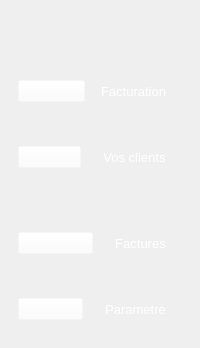
           <widget class="QWidget" name="navbar" native="true">
            <property name="maximumSize">
             <size>
              <width>200</width>
              <height>16777215</height>
             </size>
            </property>
            <layout class="QVBoxLayout" name="verticalLayout_6">
             <property name="spacing">
              <number>0</number>
             </property>
             <property name="leftMargin">
              <number>0</number>
             </property>
             <property name="topMargin">
              <number>0</number>
             </property>
             <property name="rightMargin">
              <number>0</number>
             </property>
             <property name="bottomMargin">
              <number>0</number>
             </property>
             <item>
              <widget class="QWidget" name="topContent" native="true">
               <property name="maximumSize">
                <size>
                 <width>16777215</width>
                 <height>300</height>
                </size>
               </property>
               <layout class="QVBoxLayout" name="verticalLayout_4">
                <item>
                 <widget class="QWidget" name="widget_5" native="true">
                  <property name="maximumSize">
                   <size>
                    <width>16777215</width>
                    <height>200</height>
                   </size>
                  </property>
                  <layout class="QVBoxLayout" name="verticalLayout_7">
                   <item>
                    <widget class="QLabel" name="label">
                     <property name="font">
                      <font>
                       <pointsize>14</pointsize>
                      </font>
                     </property>
                     <property name="styleSheet">
                      <string notr="true">color:white</string>
                     </property>
                     <property name="text">
                      <string/>
                     </property>
                     <property name="pixmap">
                      <pixmap>../icon.png</pixmap>
                     </property>
                     <property name="scaledContents">
                      <bool>true</bool>
                     </property>
                    </widget>
                   </item>
                  </layout>
                 </widget>
                </item>
                <item>
                 <widget class="QWidget" name="widget_6" native="true">
                  <property name="minimumSize">
                   <size>
                    <width>0</width>
                    <height>140</height>
                   </size>
                  </property>
                  <layout class="QVBoxLayout" name="verticalLayout_8">
                   <property name="spacing">
                    <number>0</number>
                   </property>
                   <property name="leftMargin">
                    <number>0</number>
                   </property>
                   <property name="topMargin">
                    <number>0</number>
                   </property>
                   <property name="rightMargin">
                    <number>0</number>
                   </property>
                   <property name="bottomMargin">
                    <number>0</number>
                   </property>
                   <item>
                    <widget class="QWidget" name="btnGroup" native="true">
                     <property name="maximumSize">
                      <size>
                       <width>16777215</width>
                       <height>60</height>
                      </size>
                     </property>
                     <property name="cursor">
                      <cursorShape>PointingHandCursor</cursorShape>
                     </property>
                     <property name="styleSheet">
                      <string notr="true">#btnGroup{
	background-color: rgba(255, 255, 255, 0.02);
	border-radius: 5px;
}

#btnGroup::hover{
	background-color: rgba(255, 255, 255, 0.05);
	border-radius: 5px;
}


</string>
                     </property>
                     <layout class="QHBoxLayout" name="horizontalLayout_4">
                      <property name="spacing">
                       <number>0</number>
                      </property>
                      <item>
                       <widget class="QPushButton" name="pushButton">
                        <property name="styleSheet">
                         <string notr="true">background-color: rgba(255, 255, 255, 0);</string>
                        </property>
                        <property name="text">
                         <string/>
                        </property>
                        <property name="icon">
                         <iconset>
                          <normaloff>static/icons/cpu.svg</normaloff>static/icons/cpu.svg</iconset>
                        </property>
                        <property name="iconSize">
                         <size>
                          <width>25</width>
                          <height>25</height>
                         </size>
                        </property>
                       </widget>
                      </item>
                      <item>
                       <widget class="QPushButton" name="compte">
                        <property name="font">
                         <font>
                          <pointsize>10</pointsize>
                         </font>
                        </property>
                        <property name="styleSheet">
                         <string notr="true">background-color: rgba(255, 255, 255, 0);
color:white;
padding: 15px;</string>
                        </property>
                        <property name="text">
                         <string>Facturation</string>
                        </property>
                        <property name="iconSize">
                         <size>
                          <width>20</width>
                          <height>60</height>
                         </size>
                        </property>
                        <property name="checkable">
                         <bool>false</bool>
                        </property>
                        <property name="flat">
                         <bool>true</bool>
                        </property>
                       </widget>
                      </item>
                     </layout>
                    </widget>
                   </item>
                   <item>
                    <widget class="QWidget" name="btnGroup_3" native="true">
                     <property name="maximumSize">
                      <size>
                       <width>16777215</width>
                       <height>60</height>
                      </size>
                     </property>
                     <property name="cursor">
                      <cursorShape>PointingHandCursor</cursorShape>
                     </property>
                     <property name="styleSheet">
                      <string notr="true">#btnGroup_3{
	background-color: rgba(255, 255, 255, 0.02);
	border-radius: 5px;
}

#btnGroup_3::hover{
	background-color: rgba(255, 255, 255, 0.05);
	border-radius: 5px;
}


</string>
                     </property>
                     <layout class="QHBoxLayout" name="horizontalLayout_7">
                      <item>
                       <widget class="QPushButton" name="pushButton_10">
                        <property name="styleSheet">
                         <string notr="true">background-color: rgba(255, 255, 255, 0);</string>
                        </property>
                        <property name="text">
                         <string/>
                        </property>
                        <property name="icon">
                         <iconset>
                          <normaloff>static/icons/tag.svg</normaloff>static/icons/tag.svg</iconset>
                        </property>
                        <property name="iconSize">
                         <size>
                          <width>25</width>
                          <height>25</height>
                         </size>
                        </property>
                       </widget>
                      </item>
                      <item>
                       <widget class="QPushButton" name="dossier">
                        <property name="font">
                         <font>
                          <pointsize>10</pointsize>
                         </font>
                        </property>
                        <property name="styleSheet">
                         <string notr="true">background-color: rgba(255, 255, 255, 0);
color:white;
padding: 15px;</string>
                        </property>
                        <property name="text">
                         <string>Vos clients</string>
                        </property>
                        <property name="iconSize">
                         <size>
                          <width>20</width>
                          <height>20</height>
                         </size>
                        </property>
                        <property name="checkable">
                         <bool>false</bool>
                        </property>
                        <property name="flat">
                         <bool>true</bool>
                        </property>
                       </widget>
                      </item>
                     </layout>
                    </widget>
                   </item>
                  </layout>
                 </widget>
                </item>
               </layout>
              </widget>
             </item>
             <item alignment="Qt::AlignBottom">
              <widget class="QWidget" name="options" native="true">
               <layout class="QVBoxLayout" name="verticalLayout_5">
                <item>
                 <widget class="QWidget" name="btnGroup_5" native="true">
                  <property name="maximumSize">
                   <size>
                    <width>16777215</width>
                    <height>60</height>
                   </size>
                  </property>
                  <property name="cursor">
                   <cursorShape>PointingHandCursor</cursorShape>
                  </property>
                  <property name="styleSheet">
                   <string notr="true">#btnGroup_5{
	background-color: rgba(255, 255, 255, 0.02);
	border-radius: 5px;
}

#btnGroup_5::hover{
	background-color: rgba(255, 255, 255, 0.05);
	border-radius: 5px;
}


</string>
                  </property>
                  <layout class="QHBoxLayout" name="horizontalLayout_9">
                   <item>
                    <widget class="QPushButton" name="pushButton_14">
                     <property name="styleSheet">
                      <string notr="true">background-color: rgba(255, 255, 255, 0);</string>
                     </property>
                     <property name="text">
                      <string/>
                     </property>
                     <property name="icon">
                      <iconset>
                       <normaloff>static/icons/download-cloud.svg</normaloff>static/icons/download-cloud.svg</iconset>
                     </property>
                     <property name="iconSize">
                      <size>
                       <width>25</width>
                       <height>25</height>
                      </size>
                     </property>
                    </widget>
                   </item>
                   <item>
                    <widget class="QPushButton" name="offline">
                     <property name="font">
                      <font>
                       <pointsize>10</pointsize>
                      </font>
                     </property>
                     <property name="styleSheet">
                      <string notr="true">background-color: rgba(255, 255, 255, 0);
color:white;
padding: 15px;</string>
                     </property>
                     <property name="text">
                      <string>Factures</string>
                     </property>
                     <property name="iconSize">
                      <size>
                       <width>20</width>
                       <height>20</height>
                      </size>
                     </property>
                     <property name="checkable">
                      <bool>false</bool>
                     </property>
                     <property name="flat">
                      <bool>true</bool>
                     </property>
                    </widget>
                   </item>
                  </layout>
                 </widget>
                </item>
                <item>
                 <widget class="QWidget" name="btnGroup_4" native="true">
                  <property name="maximumSize">
                   <size>
                    <width>16777215</width>
                    <height>60</height>
                   </size>
                  </property>
                  <property name="cursor">
                   <cursorShape>PointingHandCursor</cursorShape>
                  </property>
                  <property name="styleSheet">
                   <string notr="true">#btnGroup_4{
	background-color: rgba(255, 255, 255, 0.02);
	border-radius: 5px;
}

#btnGroup_4::hover{
	background-color: rgba(255, 255, 255, 0.05);
	border-radius: 5px;
}


</string>
                  </property>
                  <layout class="QHBoxLayout" name="horizontalLayout_8">
                   <item>
                    <widget class="QPushButton" name="pushButton_12">
                     <property name="styleSheet">
                      <string notr="true">background-color: rgba(255, 255, 255, 0);</string>
                     </property>
                     <property name="text">
                      <string/>
                     </property>
                     <property name="icon">
                      <iconset>
                       <normaloff>static/icons/settings.svg</normaloff>static/icons/settings.svg</iconset>
                     </property>
                     <property name="iconSize">
                      <size>
                       <width>25</width>
                       <height>25</height>
                      </size>
                     </property>
                    </widget>
                   </item>
                   <item>
                    <widget class="QPushButton" name="settings">
                     <property name="font">
                      <font>
                       <pointsize>10</pointsize>
                      </font>
                     </property>
                     <property name="styleSheet">
                      <string notr="true">background-color: rgba(255, 255, 255, 0);
color:white;
padding: 15px;</string>
                     </property>
                     <property name="text">
                      <string>Parametre</string>
                     </property>
                     <property name="iconSize">
                      <size>
                       <width>20</width>
                       <height>20</height>
                      </size>
                     </property>
                     <property name="checkable">
                      <bool>false</bool>
                     </property>
                     <property name="flat">
                      <bool>true</bool>
                     </property>
                    </widget>
                   </item>
                  </layout>
                 </widget>
                </item>
               </layout>
              </widget>
             </item>
            </layout>
           </widget>
